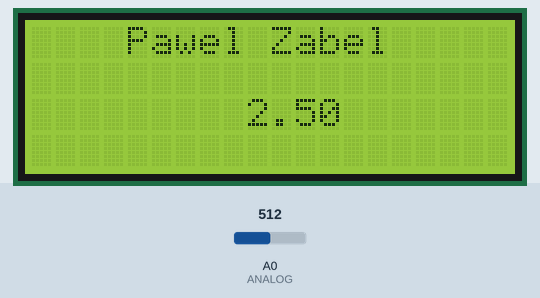
Bench run of a sketch on a simulated Arduino Uno, built with avr-gcc and run on an emulated ATmega328P. Parts: 20×4 character LCD. The test bench sets the inputs (shaded band); at power-on: A0 (ANALOG) = 512. What the sketch prints to the serial monitor is not drawn.

Above: at 1.3 s.
1.4 s: A0 (ANALOG) set to 716
3.1 s: A0 (ANALOG) set to 900
At 4.3 s:
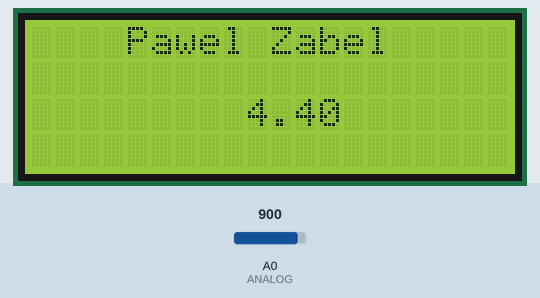
4.6 s: A0 (ANALOG) set to 1023
At 5.1 s:
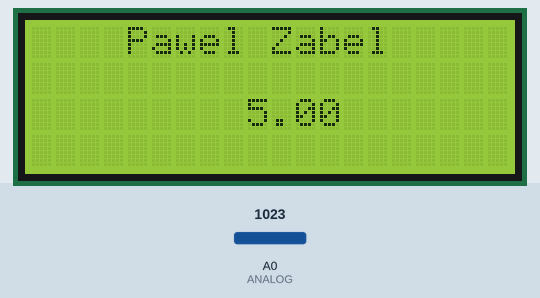
Timing chart, 0 to 7.6 s (numbered marks = the images above; inputs shaded):
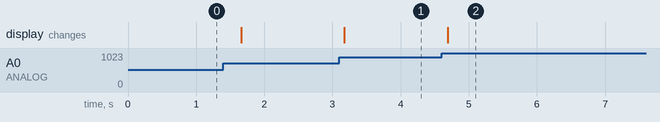

Measured:
- after the input at 3.1 s, the display: changes after 0.08 s (image 1)
- after the input at 4.6 s, the display: changes after 0.09 s (image 2)

The sketch:

LAB_3_1.ino
```cpp
#include <Wire.h>
#include <LiquidCrystal_I2C.h>
const float ANALOG = A0;
float voltage = 0;
LiquidCrystal_I2C lcd(0x27,20,4);  // set the LCD address to 0x27 for a 16 chars and 2 line display

void setup()
{
  lcd.init();                      // initialize the lcd
  lcd.init();
  // Print a message to the LCD.
  lcd.backlight();
  lcd.setCursor(4,0);
  lcd.print("Pawel Zabel");
  Serial.begin(9600);

  }


void loop()
{
  voltage = analogRead(ANALOG);
  Serial.println(voltage * 5 / 1023);
  lcd.setCursor(9,2);
  lcd.print(voltage * 5 / 1023);
  delay(500);

}
```
